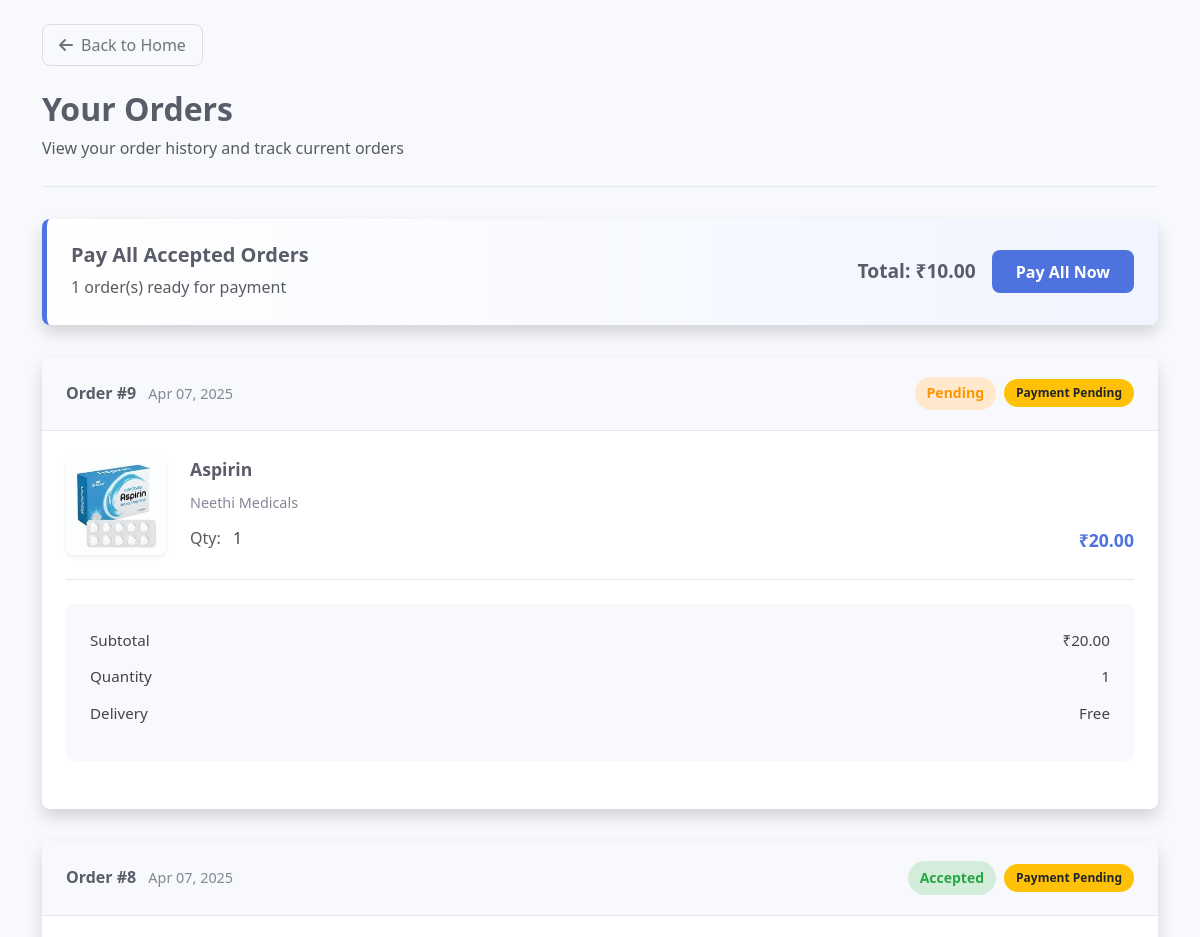
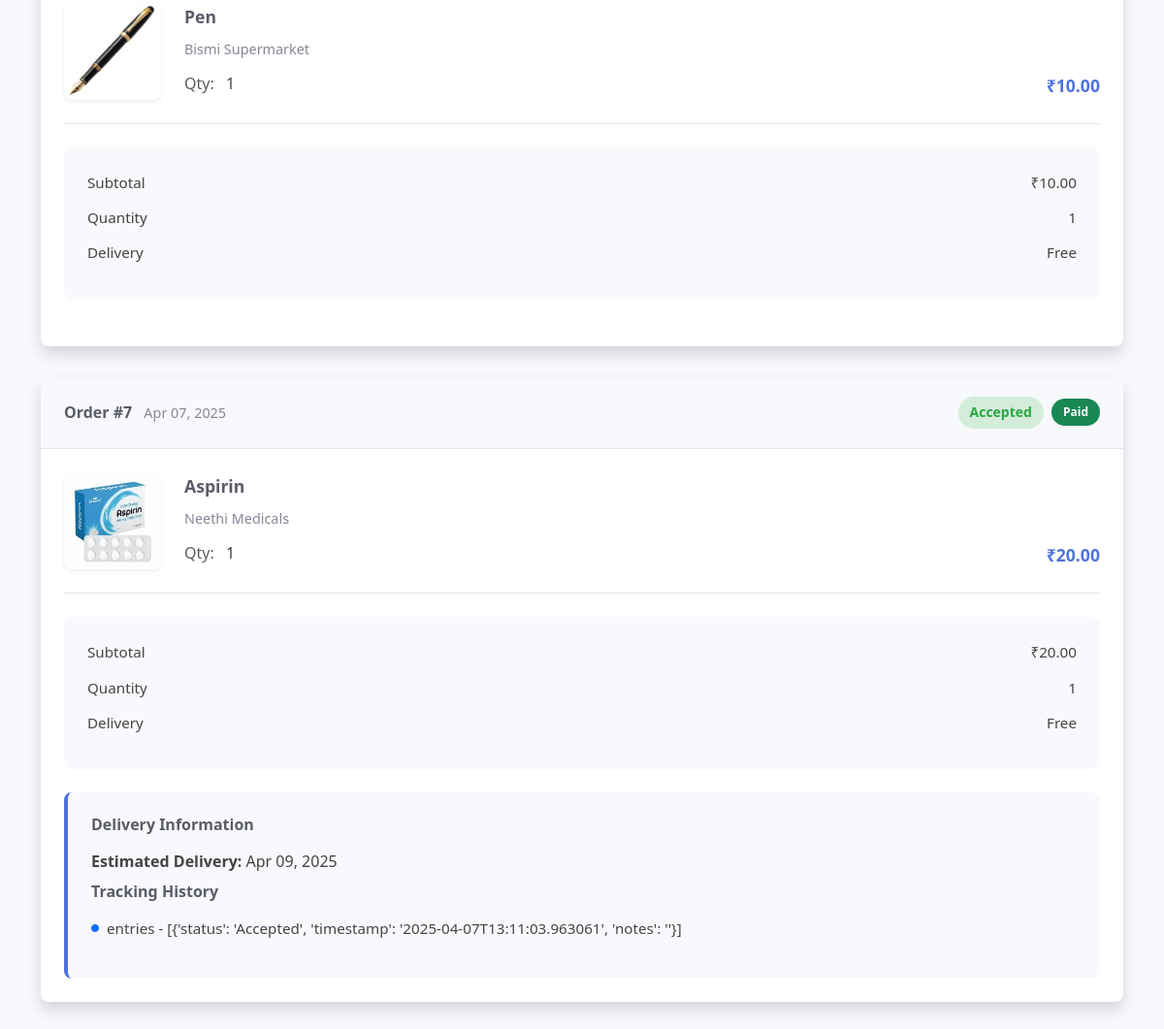
Page /flat_occupant_orders/ (signed in) on the committed database (2 pictures, top to bottom).
### app/models.py (models this page shows, shortened)
class Order(models.Model):
    STATUS_CHOICES = [
        ('Pending', 'Pending'),
        ('Accepted', 'Accepted'),
        ('Processing', 'Processing'),
        ('Dispatched', 'Dispatched'),
        ('Out for Delivery', 'Out for Delivery'),
        ('Delivered', 'Delivered'),
        ('Rejected', 'Rejected'),
    ]
    PAYMENT_STATUS_CHOICES = [
        ('Pending', 'Pending'),
        ('Completed', 'Completed'),
    ]
    user = models.ForeignKey(FlatOccupant, on_delete=models.CASCADE, related_name='orders',blank=True,null=True)
    product = models.ForeignKey(SupermarketProduct, on_delete=models.CASCADE,blank=True,null=True)
    medicines = models.ForeignKey(Medicine, on_delete=models.CASCADE,blank=True,null=True)
    quantity = models.PositiveIntegerField()
    price = models.DecimalField(max_digits=10, decimal_places=2)
    status = models.CharField(max_length=20, choices=STATUS_CHOICES, default='Pending')
    payment_status = models.CharField(max_length=20, choices=PAYMENT_STATUS_CHOICES, default='Pending',blank=True,null=True)
    placed_at = models.DateTimeField(auto_now_add=True)
    updated_at = models.DateTimeField(auto_now=True)
    estimated_delivery = models.DateField(null=True, blank=True)
    tracking_history = models.JSONField(default=dict)

class Medicine(models.Model):
    medicalstore = models.ForeignKey(MedicalStore, on_delete=models.CASCADE, related_name='medicines')
    name = models.CharField(max_length=100)
    description = models.TextField(blank=True, null=True)
    manufacturer = models.CharField(max_length=100)  # New field: Manufacturer name
    expiry_date = models.DateField()  # New field: Expiry date of the medicine
    price = models.DecimalField(max_digits=10, decimal_places=2)
    stock = models.PositiveIntegerField()
    image = models.ImageField(upload_to='medicine_images/', blank=True, null=True)
    is_available = models.BooleanField(default=True)
    created_at = models.DateTimeField(auto_now_add=True)
    updated_at = models.DateTimeField(auto_now=True)

class MedicalStore(models.Model):
    provider = models.ForeignKey(Service_Provider, on_delete=models.CASCADE, related_name='medicalstore_provider')
    name = models.CharField(max_length=100)
    location = models.CharField(max_length=200)
    opening_time = models.TimeField()
    closing_time = models.TimeField()
    delivery_available = models.BooleanField(default=False)
    is_active = models.BooleanField(default=True)
    sunday_available = models.BooleanField(default=False)
    owner_name = models.CharField(max_length=100)
    owner_contact = models.CharField(max_length=15)
    email = models.EmailField(unique=True)
    image = models.ImageField(upload_to='supermarket_images/', blank=True)
    username = models.CharField(max_length=50, unique=True)
    password = models.CharField(max_length=255)
    created_at = models.DateTimeField(auto_now_add=True)
    updated_at = models.DateTimeField(auto_now=True)

class SupermarketProduct(models.Model):
    supermarket = models.ForeignKey(Supermarket, on_delete=models.CASCADE, related_name='products')
    category = models.ForeignKey(ProductCategory, on_delete=models.SET_NULL, null=True)
    name = models.CharField(max_length=100)
    description = models.TextField(blank=True)
    price = models.DecimalField(max_digits=8, decimal_places=2)
    stock = models.PositiveIntegerField()
    image = models.ImageField(upload_to='supermarket_products/', blank=True)
    is_available = models.BooleanField(default=True)
    created_at = models.DateTimeField(auto_now_add=True)
    updated_at = models.DateTimeField(auto_now=True)

class Supermarket(models.Model):
    provider = models.ForeignKey(Service_Provider, on_delete=models.CASCADE, related_name='supermarket_provider')
    name = models.CharField(max_length=100)
    location = models.CharField(max_length=200)
    opening_time = models.TimeField()
    closing_time = models.TimeField()
    delivery_available = models.BooleanField(default=False)
    is_active = models.BooleanField(default=True)
    sunday_available = models.BooleanField(default=False)
    owner_name = models.CharField(max_length=100)
    owner_contact = models.CharField(max_length=15)
    email = models.EmailField(unique=True)
    image = models.ImageField(upload_to='supermarket_images/', blank=True)
    username = models.CharField(max_length=50, unique=True)
    password = models.CharField(max_length=255)
    created_at = models.DateTimeField(auto_now_add=True)
    updated_at = models.DateTimeField(auto_now=True)

### app/views.py (the view)
# urls.py: path('flat_occupant_orders/', views.flat_occupant_orders, name='flat_occupant_orders'),
def flat_occupant_orders(request):
    semail = request.session.get('email')
    user = get_object_or_404(FlatOccupant, email=semail)
    orders = Order.objects.filter(user=user).order_by('-placed_at')
    payable_orders = orders.filter(status='Accepted', payment_status='Pending')
    total_payable_amount = sum(order.price for order in payable_orders)
    context = {
        'orders': orders,
        'payable_orders': payable_orders,
        'total_payable_amount': total_payable_amount,
        'user': user,
        'razorpay_key_id': settings.RAZORPAY_KEY_ID
    }
    return render(request, 'orders.html', context)

### app/templates/orders.html (shortened to what this page needs)
<!DOCTYPE html>
<html lang="en">
<head>
    <link href="https://cdn.jsdelivr.net/npm/bootstrap@5.3.0/dist/css/bootstrap.min.css" rel="stylesheet">
    <link rel="stylesheet" href="https://cdnjs.cloudflare.com/ajax/libs/font-awesome/6.0.0/css/all.min.css">
</head>
<body>
    <div class="container py-4 orders-container">
        <a href="{% url 'flat_occupant_home' %}" class="btn btn-outline-secondary btn-back">
            <i class="fas fa-arrow-left"></i> Back to Home
        </a>
        <div class="orders-header">
            <h2>Your Orders</h2>
            <p class="text-muted mb-0">View your order history and track current orders</p>
        </div>
        {% if orders %}
            {% if payable_orders %}
            <div class="pay-all-section">
                <div>
                    <h5>Pay All Accepted Orders</h5>
                    <p class="text-muted mb-0">{{ payable_orders|length }} order(s) ready for payment</p>
                </div>
                <div class="d-flex align-items-center">
                    <span class="pay-all-total me-3">Total: ₹{{ total_payable_amount|floatformat:2 }}</span>
                    <button class="btn btn-primary btn-pay" onclick="startRazorpayPayment()">
                        Pay All Now
                    </button>
                </div>
            </div>
            {% endif %}
            {% for order in orders %}
            <div class="order-card">
                <div class="order-header">
                    <div>
                        <span class="order-id">Order #{{ order.id }}</span>
                        <span class="order-date ms-2">{{ order.placed_at|date:"M d, Y" }}</span>
                    </div>
                    <div class="d-flex align-items-center">
                        <span class="order-status status-{{ order.status|lower }} me-2">
                            {{ order.get_status_display }}
                        </span>
                        {% if order.payment_status == 'Completed' %}
                            <span class="badge bg-success">Paid</span>
                        {% else %}
                            <span class="badge bg-warning text-dark">Payment Pending</span>
                        {% endif %}
                    </div>
                </div>
                <div class="order-body">
                    <div class="order-item">
                        <img src="{% if order.product %}{{ order.product.image.url }}{% else %}{{ order.medicines.image.url }}{% endif %}"
                             alt="{% if order.product %}{{ order.product.name }}{% else %}{{ order.medicines.name }}{% endif %}"
                             class="order-item-img">
                        <div class="order-item-details">
                            <div class="order-item-title">
                                {% if order.product %}
                                    {{ order.product.name }}
                                {% else %}
                                    {{ order.medicines.name }}
                                {% endif %}
                            </div>
                            <div class="order-item-store">
                                {% if order.product %}
                                    {{ order.product.supermarket.name }}
                                {% else %}
                                    {{ order.medicines.medicalstore.name }}
                                {% endif %}
                            </div>
                            <div class="d-flex justify-content-between">
                                <div>
                                    <span class="text-muted">Qty:</span>
                                    <span class="ms-2">{{ order.quantity }}</span>
                                </div>
                                <div class="order-item-price">
                                    ₹{{ order.price|floatformat:2 }}
                                </div>
                            </div>
                        </div>
                    </div>
                    <div class="order-summary">
                        <div class="summary-row">
                            <span>Subtotal</span>
                            <span>₹{{ order.price|floatformat:2 }}</span>
                        </div>
                        <div class="summary-row">
                            <span>Quantity</span>
                            <span>{{ order.quantity }}</span>
                        </div>
                        <div class="summary-row">
                            <span>Delivery</span>
                            <span>Free</span>
                        </div>
                    </div>
                    {% if order.estimated_delivery %}
                    <div class="tracking-info">
                        <h6>Delivery Information</h6>
                        <p class="mb-1"><strong>Estimated Delivery:</strong> {{ order.estimated_delivery|date:"M d, Y" }}</p>
                        {% if order.tracking_history %}
                            <div class="mt-2">
                                <h6>Tracking History</h6>
                                <ul class="list-unstyled">
                                    {% for status, date in order.tracking_history.items %}
                                    <li>
                                        <i class="fas fa-circle text-primary me-2" style="font-size: 0.5rem;"></i>
                                        {{ status }} - {{ date }}
                                    </li>
                                    {% endfor %}
                                </ul>
                            </div>
                        {% endif %}
                    </div>
                    {% endif %}
                </div>
            </div>
            {% endfor %}
        {% endif %}
    </div>
</body>
</html>

### app/templates/orders.html (style rules this page uses)
:root { --primary-color: #4e73df; --secondary-color: #858796; --success-color: #1cc88a; --warning-color: #f6c23e; --danger-color: #e74a3b; --light-color: #f8f9fc; --dark-color: #5a5c69; --border-radius: 0.5rem; --box-shadow: 0 0.5rem 1rem rgba(0, 0, 0, 0.15); --transition: all 0.3s ease; }
body { font-family: 'Segoe UI', Roboto, 'Helvetica Neue', Arial, sans-serif; background-color: #f8f9fc; color: #444; line-height: 1.6; }
.container { max-width: 1140px; margin: 0 auto; }
.btn-back { display: inline-flex; align-items: center; margin-bottom: 1.5rem; padding: 0.5rem 1rem; border-radius: var(--border-radius); transition: var(--transition); font-weight: 500; border: 1px solid #ddd; }
.btn-back i { margin-right: 0.5rem; }
.orders-header { margin-bottom: 2rem; padding-bottom: 1.5rem; border-bottom: 1px solid #e3e6f0; }
.orders-header h2 { color: var(--dark-color); font-weight: 700; margin-bottom: 0.5rem; }
.pay-all-section { background: linear-gradient(to right, #ffffff, #f1f5ff); border-radius: var(--border-radius); padding: 1.5rem; margin-bottom: 2rem; display: flex; justify-content: space-between; align-items: center; box-shadow: var(--box-shadow); border-left: 5px solid var(--primary-color); }
.pay-all-section h5 { font-weight: 700; margin-bottom: 0.5rem; color: var(--dark-color); }
.pay-all-total { font-weight: 700; font-size: 1.2rem; color: var(--dark-color); }
.btn-pay { background-color: var(--primary-color); border: none; padding: 0.6rem 1.5rem; font-weight: 600; border-radius: var(--border-radius); transition: var(--transition); }
.order-card { background-color: #ffffff; border-radius: var(--border-radius); margin-bottom: 2rem; overflow: hidden; box-shadow: var(--box-shadow); transition: var(--transition); }
.order-header { display: flex; justify-content: space-between; align-items: center; padding: 1.25rem 1.5rem; background-color: #f8f9fc; border-bottom: 1px solid #e3e6f0; }
.order-id { font-weight: 700; color: var(--dark-color); }
.order-date { color: var(--secondary-color); font-size: 0.9rem; }
.order-status { font-weight: 600; font-size: 0.875rem; padding: 0.35rem 0.75rem; border-radius: 50px; }
.status-pending { background-color: #ffe8cc; color: #ff9500; }
.status-accepted { background-color: #d4edda; color: #28a745; }
.badge { padding: 0.5rem 0.75rem; font-weight: 600; border-radius: 50px; font-size: 0.75rem; }
.order-body { padding: 1.5rem; }
.order-item { display: flex; margin-bottom: 1.5rem; padding-bottom: 1.5rem; border-bottom: 1px solid #e3e6f0; }
.order-item-img { width: 100px; height: 100px; object-fit: cover; border-radius: 0.5rem; margin-right: 1.5rem; box-shadow: 0 0.125rem 0.25rem rgba(0, 0, 0, 0.075); }
.order-item-details { flex: 1; }
.order-item-title { font-weight: 700; font-size: 1.1rem; margin-bottom: 0.5rem; color: var(--dark-color); }
.order-item-store { color: var(--secondary-color); margin-bottom: 0.75rem; font-size: 0.9rem; }
.order-item-price { font-weight: 700; font-size: 1.1rem; color: var(--primary-color); }
.order-summary { background-color: #f8f9fc; padding: 1.5rem; border-radius: var(--border-radius); margin-bottom: 1.5rem; }
.summary-row { display: flex; justify-content: space-between; margin-bottom: 0.75rem; font-size: 0.95rem; }
.tracking-info { background-color: #f8f9fc; padding: 1.5rem; border-radius: var(--border-radius); border-left: 4px solid var(--primary-color); }
.tracking-info h6 { font-weight: 700; margin-bottom: 1rem; color: var(--dark-color); }
.tracking-info ul li { display: flex; align-items: center; margin-bottom: 0.5rem; font-size: 0.95rem; }
.order-card { animation: fadeIn 0.5s ease forwards; }
.order-card:nth-child(4) { animation-delay: 0.3s; }
.order-card:nth-child(5) { animation-delay: 0.4s; }

### rows in the picture
Order: id "9", placed_at "Apr 07, 2025", status "Pending", payment_status "Payment Pending", medicines.image (picture), medicines.name "Aspirin", medicines.medicalstore.name "Neethi Medicals", quantity "1", price "20.00"
Order: id "8", placed_at "Apr 07, 2025", status "Accepted", payment_status "Payment Pending", product.image (picture), product.name "Pen", product.supermarket.name "Bismi Supermarket", quantity "1", price "10.00"
Order: id "7", placed_at "Apr 07, 2025", status "Accepted", payment_status "Paid", medicines.image (picture), medicines.name "Aspirin", medicines.medicalstore.name "Neethi Medicals", quantity "1", price "20.00", estimated_delivery "Apr 09, 2025", tracking_history "entries", tracking_history "[{'status': 'Accepted', 'timestamp': '2025-04-07T13:11:03.963061', 'notes': ''}]"

### other values in the picture
{{ payable_orders|length }} "1"
{{ total_payable_amount|floatformat:2 }} "10.00"
